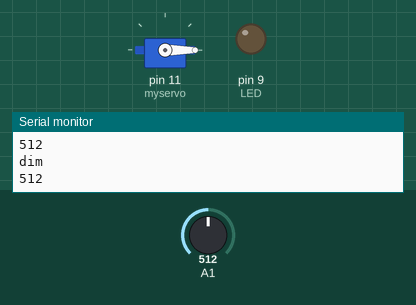
This sketch was run on a simulated Arduino Uno, built with avr-gcc and run on an emulated ATmega328P. Parts: servo, output pins drawn as LEDs (lit = HIGH), the last lines printed to the serial monitor. The inputs (shaded band) are chosen by the test bench; at power-on: A1 = 512.

Above: at 1.3 s.
1.4 s: A1 set to 589
3.2 s: A1 set to 607
At 4.3 s:
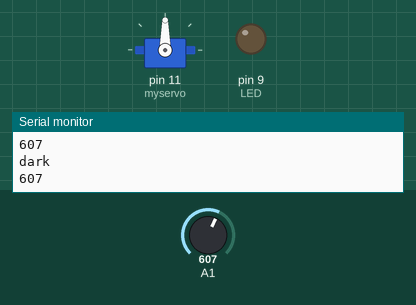
6.0 s: A1 set to 590
At 7.6 s:
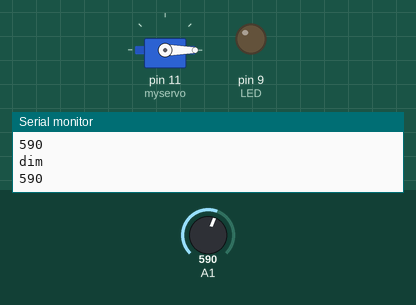
8.0 s: A1 set to 610
At 9.4 s:
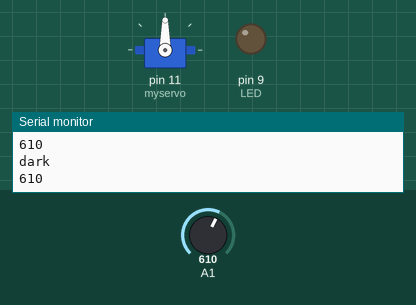
Timing chart, 0 to 11.0 s (numbered marks = the images above; inputs shaded):
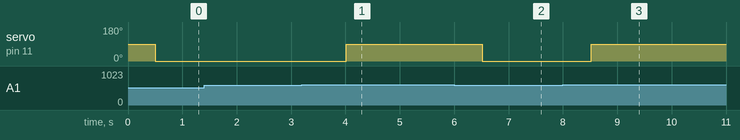

Measured:
- the behaviour switches between 599 and 600 on A1 (found by bisection; images 0 and 1)
- after the input at 3.2 s, servo on pin 11 (myservo): 0° → 90° after 0.81 s
- after the input at 6.0 s, servo on pin 11 (myservo): 90° → 0° after 0.52 s
- after the input at 8.0 s, servo on pin 11 (myservo): 0° → 90° after 0.52 s

The sketch:

IlluminationSensor_Servo.ino
```cpp
#include <Servo.h>

Servo myservo;

const int sensorMin = 0;
const int sensorMax = 600;
const int LED = 9;

void setup() {
  pinMode(LED, OUTPUT);
  myservo.attach(11);
  Serial.begin(9600);
}

void loop() {
  int sensorReading = analogRead(A1);
  Serial.println(sensorReading);
  delay(500);
  // map the sensor range to a range of four options:
  int range = map(sensorReading, sensorMin, sensorMax, 3, 0);

  switch (range) {
    case 0:  // your hand is on the sensor
      Serial.println("dark");
      myservo.write(90);
      break;
    case 1:  // your hand is close to the sensor
      Serial.println("dim");
      myservo.write(0);
      break;
    case 2:  // your hand is a few inches from the sensor
      Serial.println("medium");
      myservo.write(0);
      break;
    case 3:  // your hand is nowhere near the sensor
      Serial.println("bright");
      myservo.write(0);
      break;
  }
  // if (sensorReading >= 600){
  //   myservo.write(90);
  // }
  // else{
  //   myservo.write(0);
  // }
  delay(1);
}
```
